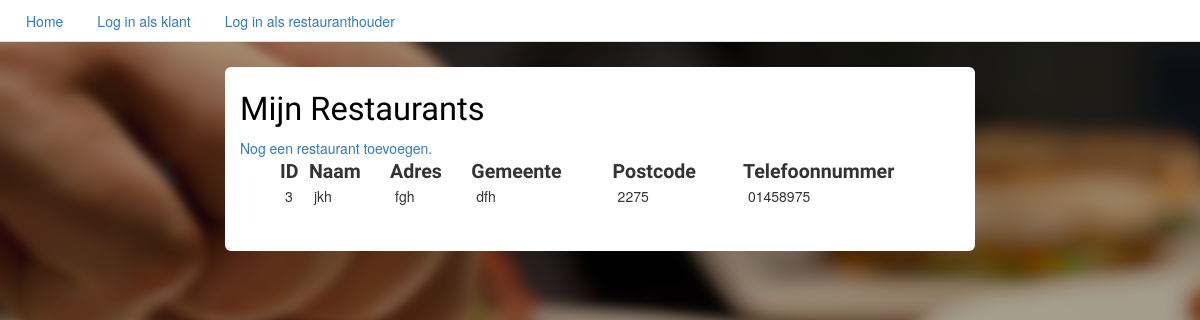
The app's page /CI/index.php/restaurant_toevoegen_controller with its own data.
### tables this page shows
CREATE TABLE IF NOT EXISTS `tbl_restaurant` (
`resto_id` int(11) NOT NULL,
  `restaurantnaam` varchar(250) NOT NULL,
  `adres` varchar(250) NOT NULL,
  `gemeente` varchar(250) NOT NULL,
  `postcode` int(4) NOT NULL,
  `telefoonnummer` varchar(40) NOT NULL,
  `id` int(11) NOT NULL
);

### CI/application/controllers/restaurant_toevoegen_controller.php (called while the page is built, shortened)
<?php if (!defined('BASEPATH')) exit('No direct script access allowed');
class restaurant_toevoegen_controller extends CI_Controller {
function __Construct(){
   $this->load->database();
$this->load->library('session');
   $this->load->model('restaurant_toevoegen_model');
$this->load->model('login_database');
}
public function index()
    {
        $this->data['restos'] = $this->restaurant_toevoegen_model->getAll();
        $this->data['title'] = 'Tafel Management';
        $this->load->view('RestoEdit', $this->data);
    }
}
?>

### CI/index.php (called while the page is built, shortened)
<?php
require_once BASEPATH.'core/CodeIgniter.php';

### CI/application/models/restaurant_toevoegen_model.php (called while the page is built, shortened)
<?php if (!defined('BASEPATH')) exit('No direct script access allowed');
class restaurant_toevoegen_model extends CI_Model{
    function getAll() {
$condition = "id =" . "'" . $this->session->userdata('logged_in')['id']. "'";
        $this->db->select('resto_id, restaurantnaam, adres, gemeente, postcode, telefoonnummer');
        $this->db->from('tbl_restaurant');
        $this->db->where($condition);
        $query = $this->db->get();
        return $query->result_array();
    }
}
?>

### CI/application/views/RestoEdit.php (the view, shortened to what this page needs)
<!DOCTYPE html>
<html>
<head>
    <link rel="stylesheet" href="https://maxcdn.bootstrapcdn.com/bootstrap/3.3.4/css/bootstrap.min.css">
    <link rel="stylesheet" type="text/css" href="<?php echo base_url(); ?>assets/stylesheets/styles.css"/>
</head>
<body id="landingBody">
<?php
 if(null !==($this->session->userdata('logged_in')))
   {
     include_once(APPPATH.'/views/AdminNav.php');
   }
   else
   {
     include_once(APPPATH.'/views/MainNav.php');
   }
 ?>
 <div id="dashContainer5" class="dashContainer">
		<h2>Mijn Restaurants</h2><br/>
 <a href="<?php echo site_url("restaurant_toevoegen_controller/voeg_toe");?>">Nog een restaurant toevoegen.</a>
<form name="frmproduct" method="post">
	<table>
		<tr>
		<th style="font-family: 'Yanone Kaffeesatz', sans-serif; font-size: 1.4em"><strong>ID</strong></th>
			<th style="font-family: 'Yanone Kaffeesatz', sans-serif; font-size: 1.4em"><strong>Naam</strong></th>
			<th style="font-family: 'Yanone Kaffeesatz', sans-serif; font-size: 1.4em"><strong>Adres</strong></th>
			<th style="font-family: 'Yanone Kaffeesatz', sans-serif; font-size: 1.4em"><strong>Gemeente</strong></th>
			<th style="font-family: 'Yanone Kaffeesatz', sans-serif; font-size: 1.4em"><strong>Postcode</strong></th>
			<th style="font-family: 'Yanone Kaffeesatz', sans-serif; font-size: 1.4em"><strong>Telefoonnummer</strong></th>
		</tr>
		<?php
		foreach ($restos as $resto){
		?>
			<tr>
				<td style="padding-left: 5px;"><?php echo $resto['resto_id'] ?></td>
				<td style="padding-left: 5px;"><?php echo $resto['restaurantnaam'] ?></td>
				<td style="padding-left: 5px;"><?php echo $resto['adres'] ?></td>
				<td style="padding-left: 5px;"><?php echo $resto['gemeente'] ?></td>
				<td style="padding-left: 5px;"><?php echo $resto['postcode'] ?></td>
				<td style="padding-left: 5px;"><?php echo $resto['telefoonnummer'] ?></td>
			</tr>
		<?php
		}
		?>
	</table>
</form>
	</div>
</body>
</html>

### CI/assets/stylesheets/styles.css (style rules this page uses)
#landingBody { background-image: url(../images/image1.png); overflow: hidden; background-size: auto; background-repeat: no-repeat; z-index: 999; }
.dashContainer { background-color: white; border-radius: 6px; min-width: 750px; max-width: 750px; margin-left: auto; margin-right: auto; padding-left: 15px; padding-right: 15px; padding-top: 0px; }
.dashContainer h2 { display: inline-block; font-family: 'Berkshire Swash', cursive; color: black; font-size: 2.33em; padding-top: 5px; }
.dashContainer table { margin-left: 40px; margin-right: auto; margin-bottom: 20px; width: 700px; }
#dashContainer5 { padding-bottom: 25px; }

### records on screen
tbl_restaurant: resto_id "3", restaurantnaam "jkh", adres "fgh", gemeente "dfh", postcode "2275", telefoonnummer "01458975"
